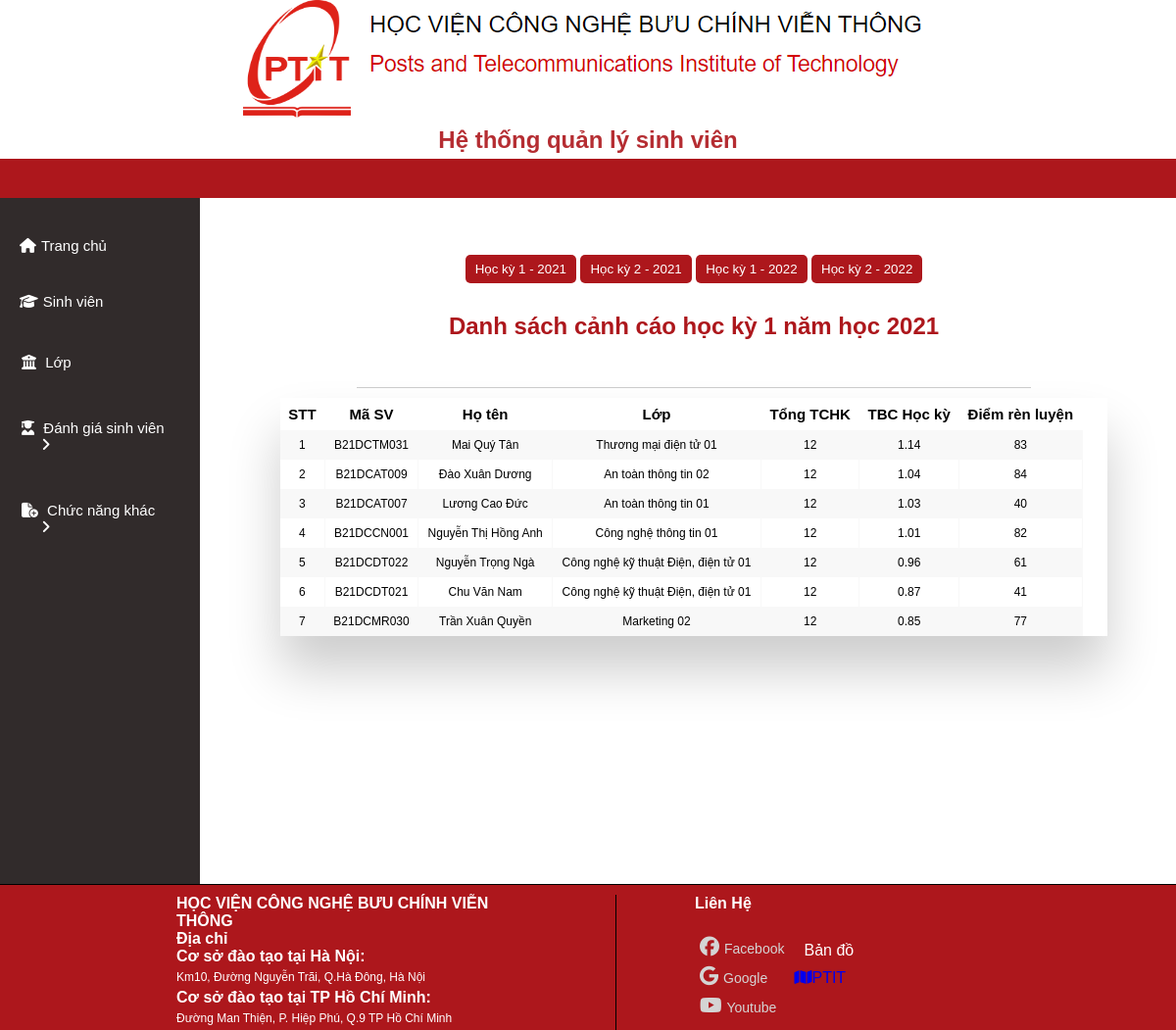
The page /danhgiasv/dscanhcao.php?id=1 on the database its author committed.
### tables this page shows
CREATE TABLE `diem` (
  `SoBanGhi` int(11) NOT NULL,
  `MaSV` varchar(255) NOT NULL,
  `TBCHocKy` float NOT NULL,
  `DiemRL` int(11) NOT NULL,
  `TongTCHK` int(11) NOT NULL,
  `HocKy` int(11) NOT NULL
);

CREATE TABLE `sinhvien` (
  `MaSV` varchar(255) NOT NULL,
  `TenSV` varchar(255) NOT NULL,
  `GioiTinh` varchar(255) NOT NULL,
  `NgaySinh` date NOT NULL,
  `QueQuan` varchar(255) NOT NULL,
  `DanToc` varchar(255) NOT NULL,
  `TonGiao` varchar(255) NOT NULL,
  `SoCMT` varchar(255) NOT NULL,
  `NoiCapCMT` varchar(255) NOT NULL,
  `SDT` varchar(10) NOT NULL,
  `Email` text NOT NULL,
  `DoiTuongMG` int(11) NOT NULL,
  `MaLop` varchar(255) DEFAULT NULL,
  `MaNganh` varchar(255) NOT NULL
);

CREATE TABLE `lop` (
  `MaLop` varchar(255) NOT NULL,
  `TenLop` varchar(255) NOT NULL,
  `MaNganh` varchar(255) NOT NULL,
  `MaGV` varchar(255) NOT NULL
);

### danhgiasv/dscanhcao.php (the view, shortened to what this page needs)
<?php
    $conn = mysqli_connect('localhost','root','','qlsv') or die ("Connect fail!");
    $hk = isset($_GET['id']) ? $_GET['id'] : '';
    $sql = "select * from diem
            where HocKy = '$hk' and (TongTCHK < 12 or TBCHocKy < 1.2 or DiemRL < 40)
            order by TBCHocKy DESC, DiemRL DESC";
    $query = mysqli_query($conn, $sql);
    $data = array();
    while ($row = mysqli_fetch_array($query)){
        $data[] = $row;
    }
?>
<!DOCTYPE html>
<html lang="en">
<head>
    <link rel="stylesheet"
          href="../styleAdmin.css?v=1.0">
    <link rel="stylesheet"
          href="https://cdnjs.cloudflare.com/ajax/libs/font-awesome/6.1.1/css/all.min.css">
</head>
<body>
    <?php include("../header.php"); ?>
    <?php include("../nav.php"); ?>
    <section>
        <div class="section-contain">
            <?php include("../menu.php"); ?>
            <div id="showFunction">
                <br>
                <input onclick="window.location='dscanhcao.php?id=<?php echo '1' ?>'"
                       type="button"
                       class="btn-submit-css"
                       value="Học kỳ 1 - 2021">
                <input onclick="window.location='dscanhcao.php?id=<?php echo '2' ?>'"
                       type="button"
                       class="btn-submit-css"
                       value="Học kỳ 2 - 2021">
                <input onclick="window.location='dscanhcao.php?id=<?php echo '3' ?>'"
                       type="button"
                       class="btn-submit-css"
                       value="Học kỳ 1 - 2022">
                <input onclick="window.location='dscanhcao.php?id=<?php echo '4' ?>'"
                       type="button"
                       class="btn-submit-css"
                       value="Học kỳ 2 - 2022">
                <div class="head_title">
                    <h1>Danh sách cảnh cáo học kỳ <?php
                    if ($hk % 2 != 0 ){
                    echo "1 năm học ".(2021 + (int)($hk / 2));
                    }
                    else echo "2 năm học ".(2021 + ($hk / 2) - 1);
                    ?></h1> <br>
                </div>
                <div class="table-wrapper">
                    <table class="fl-table tt">
                        <tr>
                            <th>STT</th>
                            <th>Mã SV</th>
                            <th>Họ tên</th>
                            <th>Lớp</th>
                            <th>Tổng TCHK</th>
                            <th>TBC Học kỳ</th>
                            <th>Điểm rèn luyện</th>
                        </tr>
                        <?php
            $i = 1;
            foreach ($data as $item) {
        ?>
                        <tr>
                            <td><?php echo $i; $i++; ?></td>
                            <td><?php echo $item['MaSV'] ?></td>
                            <td><?php
                    $masv = $item['MaSV'];
                    $result = mysqli_query($conn, "select * from sinhvien where MaSV = '$masv'");
                    while ($row_sv = mysqli_fetch_array($result)){
                        $infor = $row_sv;
                    }
                    echo $infor['TenSV'];
                ?></td>
                            <td><?php
                    $malop = $infor['MaLop'];
                    $result_lop = mysqli_query($conn, "select * from lop where MaLop = '$malop'");
                    while ($row_lop = mysqli_fetch_array($result_lop)){
                        $info = $row_lop;
                    }
                    echo $info['TenLop'];
                ?></td>
                            <td><?php echo $item['TongTCHK'] ?></td>
                            <td><?php echo $item['TBCHocKy'] ?></td>
                            <td><?php echo $item['DiemRL'] ?></td>
                        </tr>
                        <?php } ?>
                    </table>
                </div>
            </div>
        </div>
    </section>
    <?php include("../footer.php"); ?>
</body>
</html>

### styleAdmin.css (style rules this page uses)
* { padding: 0; margin: 0; box-sizing: border-box; font-family: sans-serif; }
section { text-align: center; }
#showFunction { margin: 40px 0 0 5px; height: 100%; float: right; width: 82%; border-radius: 5px; }
.table-wrapper { margin: 10px 70px 70px; box-shadow: 0px 35px 50px rgba(0, 0, 0, 0.2); }
.fl-table { border-radius: 5px; font-size: 15px; font-weight: normal; border: none; width: 97%; border-collapse: collapse; white-space: nowrap; background-color: white; margin-right: 10px; }
.fl-table td, .fl-table th { text-align: center; padding: 8px; }
.fl-table td { border-right: 1px solid #f8f8f8; font-size: 12px; }
.fl-table tr:nth-child(even) { background: #f8f8f8; }
h1 { margin: 30px; color: rgb(173, 23, 28); }
.head_title { margin: 0 auto; width: 70%; align-items: center; text-align: center; border-bottom: 1px solid #ccc; }
.btn-submit-css { padding: 7px 10px; border: none; background-color: rgb(173, 23, 28); color: white; border-radius: 5px; cursor: pointer; }

### rows shown on the page
diem: MaSV "B21DCTM031", MaSV.TenSV "Mai Quý Tân", lop.TenLop "Thương mại điện tử 01", TongTCHK "12", TBCHocKy "1.14", DiemRL "83"
diem: MaSV "B21DCAT009", MaSV.TenSV "Đào Xuân Dương", lop.TenLop "An toàn thông tin 02", TongTCHK "12", TBCHocKy "1.04", DiemRL "84"
diem: MaSV "B21DCAT007", MaSV.TenSV "Lương Cao Đức", lop.TenLop "An toàn thông tin 01", TongTCHK "12", TBCHocKy "1.03", DiemRL "40"
diem: MaSV "B21DCCN001", MaSV.TenSV "Nguyễn Thị Hồng Anh", lop.TenLop "Công nghệ thông tin 01", TongTCHK "12", TBCHocKy "1.01", DiemRL "82"
diem: MaSV "B21DCDT022", MaSV.TenSV "Nguyễn Trọng Ngà", lop.TenLop "Công nghệ kỹ thuật Điện, điện tử 01", TongTCHK "12", TBCHocKy "0.96", DiemRL "61"
diem: MaSV "B21DCDT021", MaSV.TenSV "Chu Văn Nam", lop.TenLop "Công nghệ kỹ thuật Điện, điện tử 01", TongTCHK "12", TBCHocKy "0.87", DiemRL "41"
diem: MaSV "B21DCMR030", MaSV.TenSV "Trần Xuân Quyền", lop.TenLop "Marketing 02", TongTCHK "12", TBCHocKy "0.85", DiemRL "77"

### other values the page prints
2021 + (int)($hk / 2) "2021"
